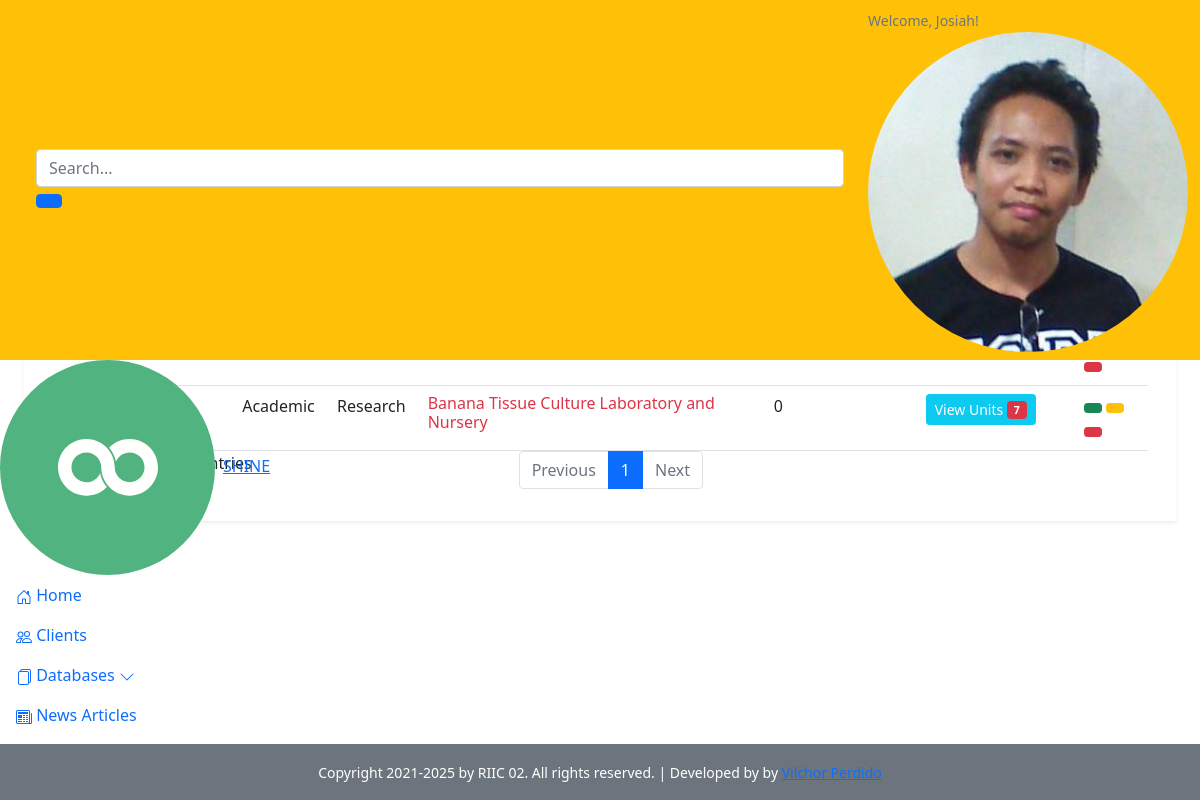
The app's page /riic/rnd-facilities.php (signed in) with its own data.
### tables this page shows
CREATE TABLE `tbl_cat_rnd` (
  `rnd_id` int(11) NOT NULL,
  `industry` varchar(100) NOT NULL,
  `sector` varchar(100) NOT NULL DEFAULT '',
  `institution_type` varchar(100) NOT NULL,
  `rnd_facility_lab` text NOT NULL,
  `years_op` tinyint(4) NOT NULL,
  `personnel_id` int(11) NOT NULL
);

### riic/controller/compute.php (called while the page is built, shortened)
<?php
function getRNDFacilities($rnd_id, $conn) {
	$check = "SELECT * FROM tbl_cat_rnd_units WHERE rnd_id = '$rnd_id'";
	$qry = $conn->query($check);
	$count = $qry->num_rows;
	return $count;
}
?>

### riic/rnd-facilities.php (the view, shortened to what this page needs)
<?php
	include("../config/config.php");
?>
<!DOCTYPE html>
<html lang="en">
<head>
  	<?php include("pages/head.php"); ?>
</head>
<body class="app">
    <header class="app-header fixed-top">
        <?php include("pages/navbar.php"); ?>
    </header>
    <div class="app-wrapper">
	    <div class="app-content pt-3 p-md-3 p-lg-4">
		    <div class="container-fluid" id="reload">
		    	<div class="row g-3 mb-4 align-items-center justify-content-between">
				    <div class="col-auto">
				        <h1 class="app-page-title mb-0">R&D FACILITIES</h1>
				    </div>
				    <div class="col-auto">
					    <div class="row g-2 justify-content-start justify-content-md-end align-items-center">
						    <div class="col-auto">
							    <button class="btn app-btn-primary" data-bs-toggle="modal" data-bs-target="#addRND"><span class="fa fa-user"></span> Add New</button>
						    </div>
					    </div>
				    </div>
				</div>
				<div class="row g-4">
					<div class="app-card app-card-orders-table shadow-sm mb-5">
					    <div class="app-card-body p-3">
						    <div class="table-responsive" id="reloadContent">
						        <table class="table app-table-hover mb-0 text-left" id="example">
											<thead>
												<tr>
													<th class="cell">Fullname</th>
													<th class="cell">Industry</th>
													<th class="cell">Sector</th>
													<th class="cell">R&D Facility or Laboratory</th>
													<th class="cell">Years of Operation</th>
													<th class="cell">Facility or Lab Units</th>
													<th class="cell">Action</th>
												</tr>
											</thead>
											<tbody>
												<?php
													$get_profile = "SELECT * FROM tbl_cat_rnd
													INNER JOIN tbl_client_profiles ON tbl_client_profiles.personnel_id = tbl_cat_rnd.personnel_id
													ORDER BY tbl_client_profiles.lastname ASC";
													$get_query = $conn->query($get_profile);
													$get_count = $get_query->num_rows;
													if($get_count >= 1) {
														while($row = $get_query->fetch_array()) {
															$rnd_id = $row['rnd_id'];
															$industry = $row['industry'];
															$sector = $row['sector'];
															$rnd_facility_lab = $row['rnd_facility_lab'];
															$years_op = $row['years_op'];
															$firstname = $row['firstname'];
															$lastname = $row['lastname'];
															require_once('controller/compute.php');
															$count_total = getRNDFacilities($rnd_id, $conn);
															echo "<tr>
																	<td>$lastname, $firstname</td>
																	<td>$industry</td>
																	<td>$sector</td>
																	<td><h6 class='text-danger'>$rnd_facility_lab</h6></td>
																	<td>$years_op</td>
																	<td><button type='button' class='btn btn-info text-white btn-sm view_rnd' id='$rnd_id'><i class='fa fa-eye'></i> View Units <span class='badge bg-danger'>$count_total</span></button></td>
																	<td>
																		<button type='button' class='btn btn-success text-white btn-sm add_new' id='$rnd_id' title='Add Lab Facilities'><i class='fa fa-plus'></i></button>
																		<button type='button' class='btn btn-warning text-white btn-sm edit_rnd'><i class='fa fa-edit'></i></button>
																		<button type='button' class='btn btn-danger text-white btn-sm del_rnd'><i class='fa fa-trash'></i></button>
																	</td>
																</tr>";
														}
													}
												?>
											</tbody>
										</table>
					        </div>
					    </div>
					</div>
				</div>
		    </div>
	    </div>
	    <?php include("pages/footer.php"); ?>
    </div>
</body>
</html>

### records on screen
tbl_cat_rnd: industry "Academic", sector "Research", rnd_facility_lab "Banana Tissue Culture Laboratory and Nursery", years_op "0", count_total "7"

### other values on screen
$nagan[0] "Josiah"
